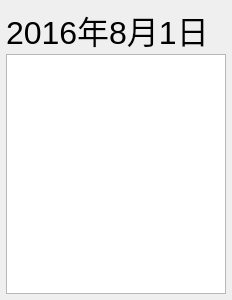
<?xml version="1.0" encoding="UTF-8"?>
<ui version="4.0">
 <class>DayInfoWidget</class>
 <widget class="QWidget" name="DayInfoWidget">
  <property name="geometry">
   <rect>
    <x>0</x>
    <y>0</y>
    <width>232</width>
    <height>300</height>
   </rect>
  </property>
  <property name="windowTitle">
   <string>Form</string>
  </property>
  <layout class="QVBoxLayout" name="verticalLayout">
   <property name="spacing">
    <number>0</number>
   </property>
   <property name="leftMargin">
    <number>6</number>
   </property>
   <property name="topMargin">
    <number>6</number>
   </property>
   <property name="rightMargin">
    <number>6</number>
   </property>
   <property name="bottomMargin">
    <number>6</number>
   </property>
   <item>
    <widget class="QLabel" name="dateLabel">
     <property name="font">
      <font>
       <pointsize>24</pointsize>
      </font>
     </property>
     <property name="text">
      <string>2016年8月1日</string>
     </property>
    </widget>
   </item>
   <item>
    <widget class="QListWidget" name="itemList"/>
   </item>
  </layout>
 </widget>
 <resources/>
 <connections/>
</ui>
